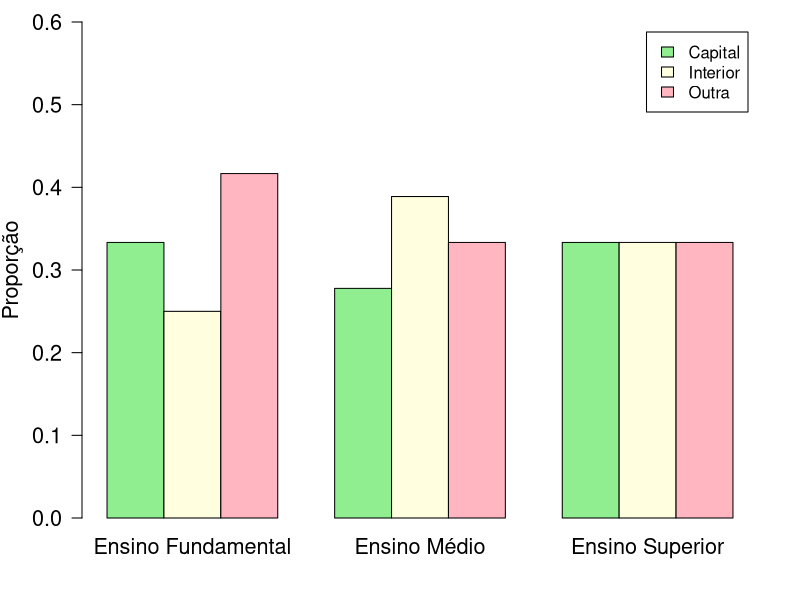
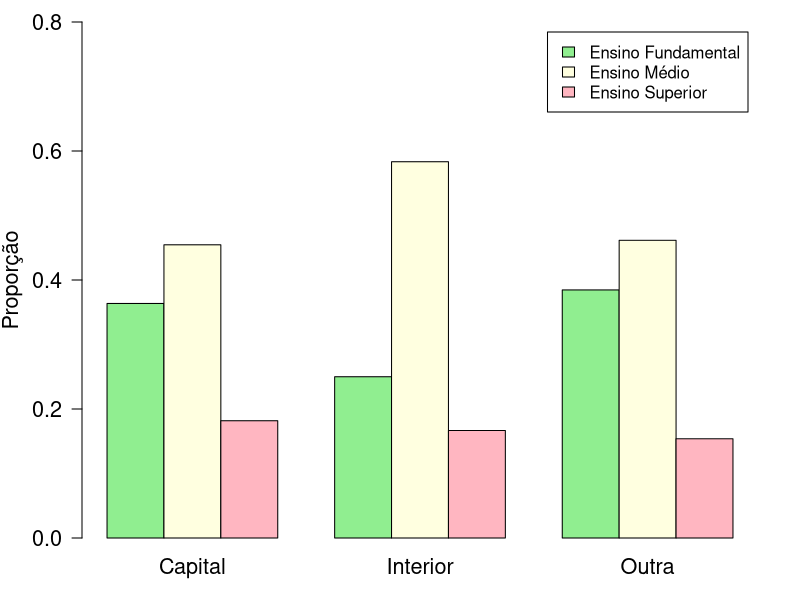
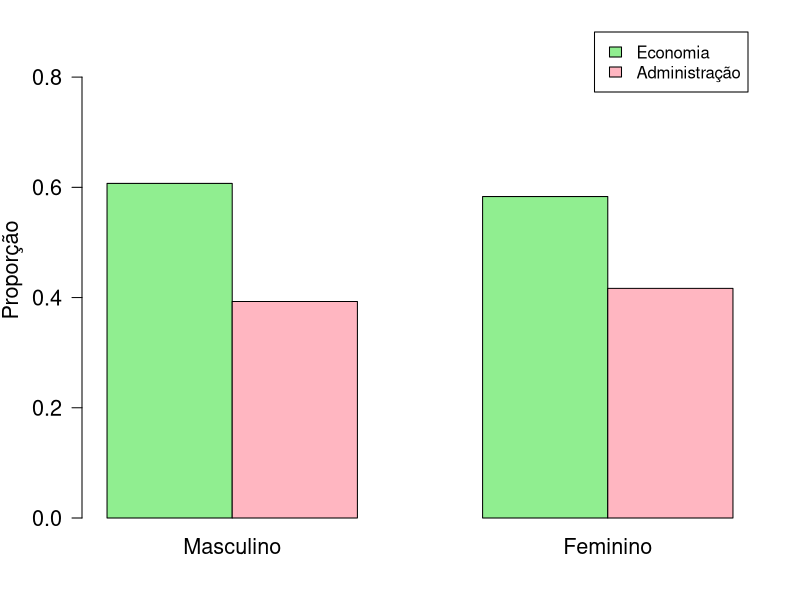
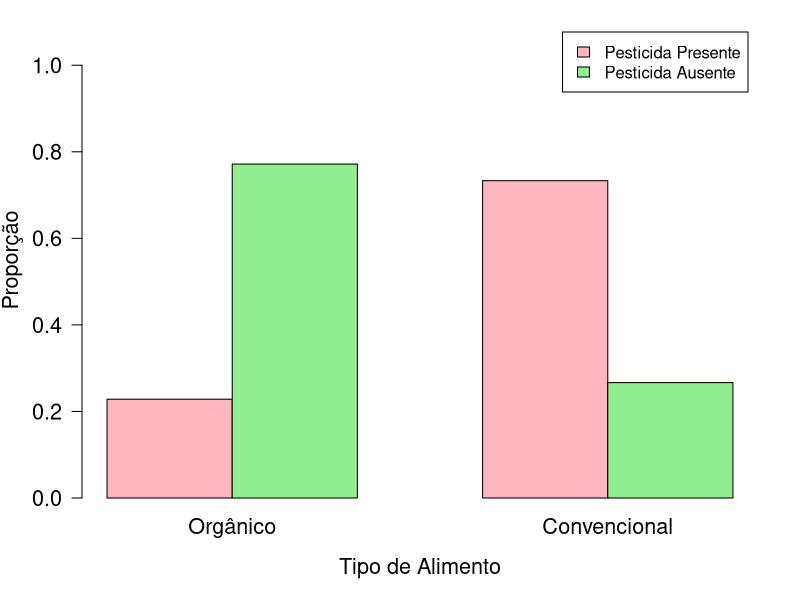
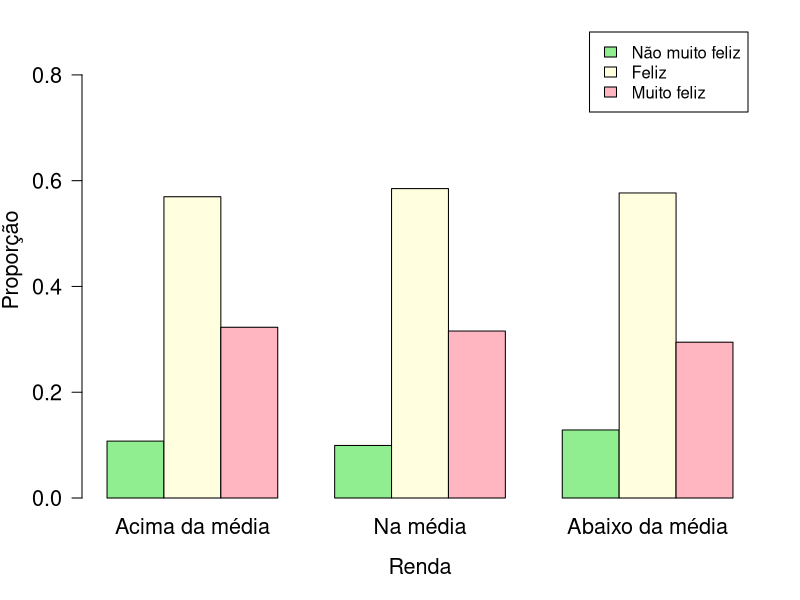
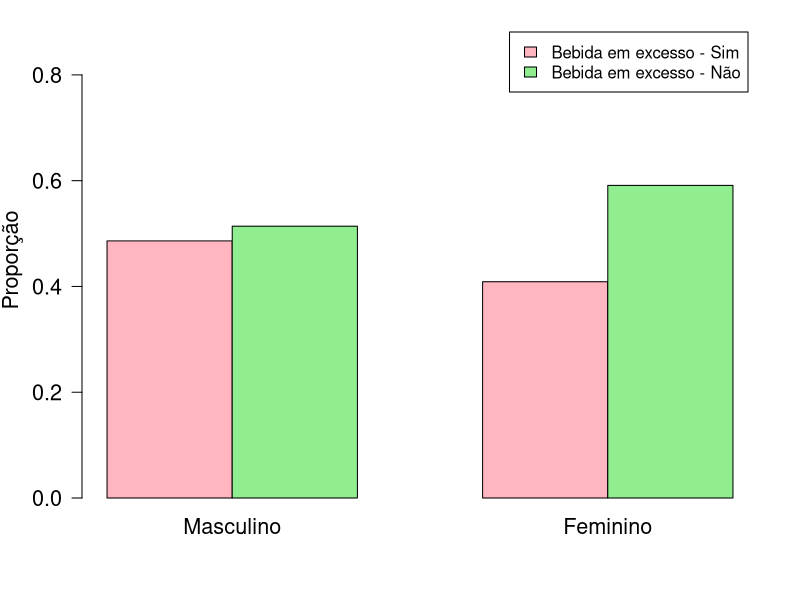
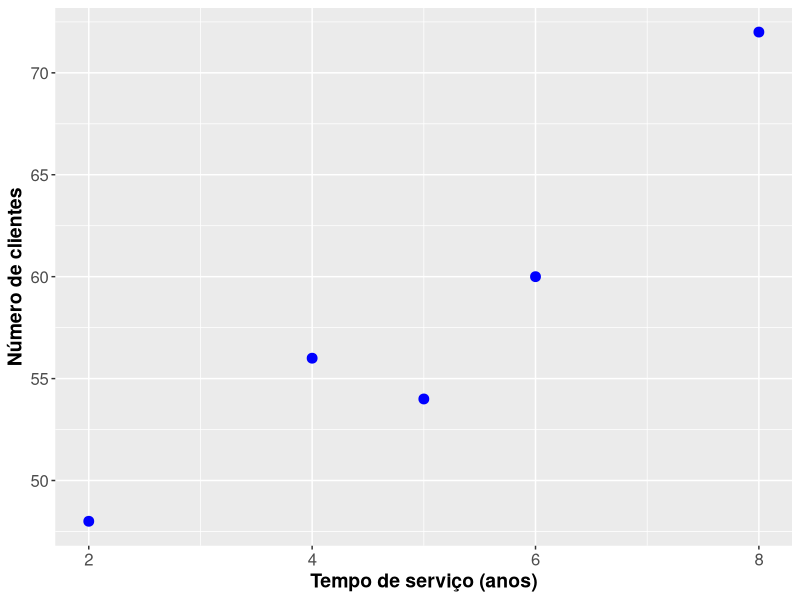
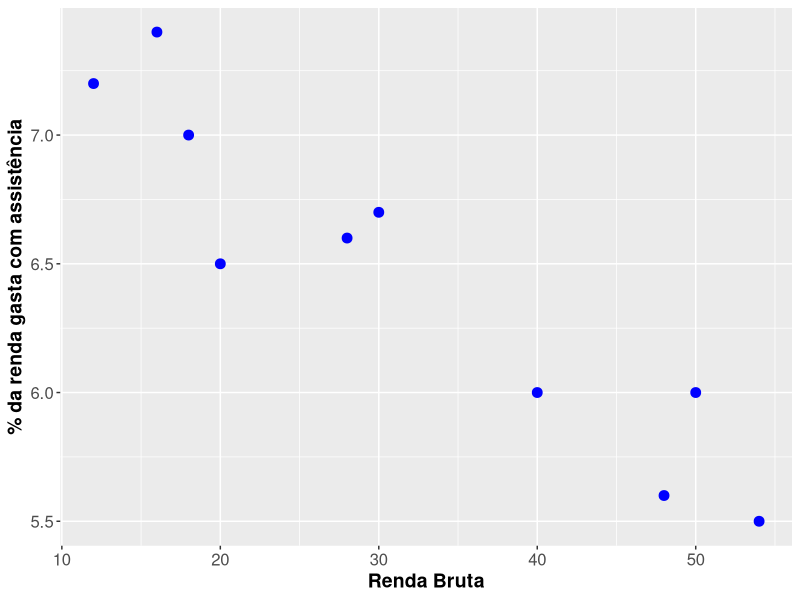

These figures' R source, in order:
## ---- chunk 1
x <- matrix(c(4, 5, 2, 3, 7, 2, 5, 6, 2), nrow=3, byrow=TRUE)
rownames(x) <- c("Capital","Interior", "Outra")
colnames(x) <- c("Ensino Fundamental", "Ensino Médio", "Ensino Superior")

y <- rbind(x, c(12, 18, 6))
y <- cbind(y, c(11, 12, 13, 36))
rownames(y) <- c("Capital", "Interior", "Outra", "Total")
colnames(y) <- c("Ensino Fundamental", "Ensino Médio", "Ensino Superior", "Total")
#library(printr)
library(knitr)
kable(y)
## ---- chunk 2
kable(addmargins(prop.table(x)), digits=3)
## ---- chunk 3
kable(addmargins(prop.table(x, 2), 1), digits=3)
## ---- chunk 4
par(mar=c(4.1, 4.1, 1.1, 2.1))
barplot(prop.table(x, 2), xlab=" ", ylab="Proporção", main=" ",
        beside=TRUE, legend.text=TRUE, ylim=c(0, .6), 
        col=c("lightgreen", "lightyellow", "lightpink"), cex.axis=1.3,
        cex.lab=1.3, cex=1.3, las=1) 
## ---- chunk 5
kable(addmargins(prop.table(x, 1), 2), digits=3)
## ---- chunk 6
par(mar=c(3.1, 4.1, 1.1, 2.1))
barplot(t(prop.table(x, 1)), xlab=" ", ylab="Proporção", main=" ",
        beside=TRUE, legend.text=TRUE, ylim=c(0, .8), 
        col=c("lightgreen", "lightyellow", "lightpink"), cex.axis=1.3,
        cex.lab=1.3, cex=1.3, las=1) 
## ---- chunk 7
x <- matrix(c(85, 35, 55, 25), nrow=2, byrow=TRUE)
rownames(x) <- c("Economia", "Administração")
colnames(x) <- c("Masculino", "Feminino")
 
y <- rbind(x, c(85 + 55, 35 + 25))
y <- cbind(y, c(85 + 35, 55 + 25, sum(x)))
rownames(y) <- c("Economia", "Administração", "Total")
colnames(y) <- c("Masculino", "Feminino", "Total")
kable(y)
## ---- chunk 8
y2 <- addmargins(round(prop.table(y[-3,], 2), 2), 1)
rownames(y2) <- c("Economia", "Administração", "Total")
kable(y2)
## ---- chunk 9
par(mar=c(4.1, 4.1, 1.1, 2.1))
barplot(prop.table(x, 2), xlab=" ", ylab="Proporção", main=" ", beside=TRUE,
        legend.text=TRUE, ylim=c(0, 0.9), col=c("lightgreen", "lightpink"),
        cex.axis=1.3, cex.lab=1.3, cex=1.3, las=1) 
## ---- chunk 10
# A tabela a seguir apresenta a distribuição conjunta das frequências do tipo de alimento e presença de pesticida.
x <- matrix(c(29, 98, 19485, 7086), nrow=2, byrow=TRUE)
 rownames(x) <- c("Orgânico", "Convencional")
 colnames(x) <- c("Pesticida Presente", "Pesticida Ausente") 

y <- rbind(x, c(29 + 19485, 98 + 7086))
y <- cbind(y, c(29 + 98, 19485 + 7086, sum(x)))
rownames(y) <- c("Orgânico", "Convencional", "Total")
colnames(y) <- c("Pesticida Presente", "Pesticida Ausente", "Total")
kable(y)
## ---- chunk 11
a <- addmargins(round(prop.table(x, 1), 2), 2)
#kable(a)
## ---- chunk 12
par(mar=c(5.1, 4.1, 1.1, 2.1))
barplot(t(prop.table(x, 1)), xlab="Tipo de Alimento", 
        ylab="Proporção", main=" ", beside=TRUE, legend.text=TRUE,
        ylim=c(0, 1.1), col=c("lightpink","lightgreen"), cex.axis=1.3,
        cex.lab=1.3, cex=1.3, las=1)
## ---- chunk 13
x <- matrix(c(17, 90, 51, 45, 265, 143, 31, 139, 71), nrow=3, byrow=TRUE)
rownames(x) <- c("Acima da média", "Na média", "Abaixo da média")
colnames(x) <- c("Não muito feliz", "Feliz", "Muito feliz")

y <- rbind(x, colSums(x))
y <- cbind(y, as.vector(rowSums(y)))
rownames(y) <- c("Acima da média", "Na média", "Abaixo da média", "Total")
colnames(y) <- c("Não muito feliz", "Feliz", "Muito feliz", "Total")
#kable(y)
## ---- chunk 14
kable(y)
## ---- chunk 15
a <- addmargins(round(prop.table(x, 1), 2), 2)
kable(a)
## ---- chunk 16
par(mar=c(5.1, 4.1, 1.1, 2.1))
barplot(t(prop.table(x, 1)), xlab="Renda", ylab="Proporção", main=" ",
        beside=TRUE, legend.text=TRUE, ylim=c(0, .9), 
        col=c("lightgreen", "lightyellow", "lightpink"), cex.axis=1.3, 
        cex.lab=1.3, cex=1.3, las=1) 
## ---- chunk 17
x <- matrix(c(1908, 2017, 2854, 4125), nrow=2, byrow=TRUE)
 rownames(x) <- c("Masculino", "Feminino")
 colnames(x) <- c("Bebida em excesso - Sim", "Bebida em excesso - Não")

y <- rbind(x, colSums(x))
y <- cbind(y, as.vector(rowSums(y)))
rownames(y) <- c("Masculino", "Feminino", "Total")
colnames(y) <- c("Bebida em excesso - Sim", "Bebida em excesso - Não", "Total")
#kable(y)
## ---- chunk 18
a <- addmargins(round(prop.table(x, 1), 2), 2)
kable(a)
## ---- chunk 19
par(mar=c(5.1, 4.1, 1.1, 2.1))
barplot(t(prop.table(x, 1)), xlab="", ylab="Proporção", main=" ",
        beside=TRUE, legend.text=TRUE, ylim=c(0, .9), 
        col=c("lightpink", "lightgreen"), cex.axis=1.3, cex.lab=1.3, 
        cex=1.3, las=1)
## ---- chunk 20
x <- c(2, 4, 5, 6, 8)
y <- c(48, 56, 54, 60, 72)
# par(mar=c(5.1, 4.1, 1.1, 2.1))
# plot(x=x, y=y, xlab="Tempo de serviço (anos)", ylab="Número de clientes", 
#      main=" ", pch=19, cex.axis=1.2, cex.lab=1.2, las=1, col="blue", lwd=2)

dados <- data.frame(x=x, y=y)

library(ggplot2)
ggplot(dados, aes(x, y)) + 
    geom_point(col="blue", size=3) + 
    labs(x="Tempo de serviço (anos)", y="Número de clientes") +
    theme(axis.text=element_text(size=12), 
          axis.title=element_text(size=14, face="bold"))
## ---- chunk 21
x <- c(12, 16, 18, 20, 28, 30, 40, 48, 50, 54)
y <- c(7.2, 7.4, 7, 6.5, 6.6, 6.7, 6, 5.6, 6, 5.5)

data <- data.frame(Familia=c("A","B","C","D","E","F","G","H","I","J"), X=x, Y=y)

data
## ---- chunk 22
# par(mar=c(5.1, 4.1, 1.1, 2.1))
# plot(x=x, y=y, xlab="Renda bruta", ylab=" % da renda gasta com assistência",
#      main=" ", pch=19, cex.axis=1.2, cex.lab=1, col="blue", lwd=2, las=1)

ggplot(data, aes(X, Y)) + 
    geom_point(col="blue", size=3) +
    labs(x="Renda Bruta", y="% da renda gasta com assistência") + 
    theme(axis.text=element_text(size=12), 
          axis.title=element_text(size=14, face="bold"))
## ---- chunk 23
fitbit <- read.csv("Fitbit.csv", sep=";")
fitbit <- fitbit[-which(fitbit$steps<300), ] # removendo os dias em que não usou Fitbit
nf <- layout(mat = matrix(c(1, 2), 2, 1, byrow=TRUE),  height=c(1, 2))
par(mar=c(3, 4, .2, .2))
boxplot(fitbit$steps, horizontal=TRUE, outline=TRUE, ylim=c(0, 31000),
        col="lightblue", type=3)
par(mar=c(5, 4, .2, .2))
hist(fitbit$steps, nclass=20, xlab="Número de passos por dia",
     ylab="Frequência", col="lightblue", main="", xlim=c(0, 31000), las=1)
abline(v=mean(fitbit$steps), col="red", lty=2, lwd=2)
## ---- chunk 24
# par(mar=c(4.1, 4.1, 0.1, 2.1))
# plot(x=fitbit$steps, y=fitbit$minutesVeryActive, xlab="Número de Passos", 
#      ylab="Tempo (min) de atividade intensa", col="blue", las=1)

ggplot(fitbit, aes(steps, minutesVeryActive)) + 
    geom_point(col="blue", size=2) +
    labs(x="Número de Passos", y="Tempo (min) de atividade intensa") + 
    theme(axis.text=element_text(size=12), 
          axis.title=element_text(size=14, face="bold"))
## ---- chunk 25
## par(mar=c(5.1, 4.1, 1.1, 2.1))
## plot(x=fitbit$steps[fitbit$minutesSedentary > 1000], 
##      y <- fitbit$minutesSedentary[fitbit$minutesSedentary > 1000],
##      xlab="Número de Passos", ylab="Tempo (min) sedentário", 
##      col="blue", cex.lab=1.2, las=1)

fitbit2 <- subset(fitbit, minutesSedentary > 1000)
ggplot(fitbit2, aes(steps, minutesSedentary)) + 
    geom_point(col="blue", size=2) +
    labs(x="Número de Passos", y="Tempo (min) sedentário") + 
    theme(axis.text=element_text(size=12), 
          axis.title=element_text(size=14, face="bold"))
## ---- chunk 26
# par(mar=c(5.1, 4.1, 1.1, 2.1))
# plot(x=fitbit$steps, y=fitbit$distance, xlab="Número de Passos",
#      ylab="Distância (km)", cex.lab=1.2, col="blue", las=1)

ggplot(fitbit, aes(steps, distance)) + 
    geom_point(size=3, colour="blue") +
    labs(x="Número de Passos", y="Distância (km)") + 
    theme(axis.text=element_text(size=12), 
          axis.title=element_text(size=14, face="bold")) 
